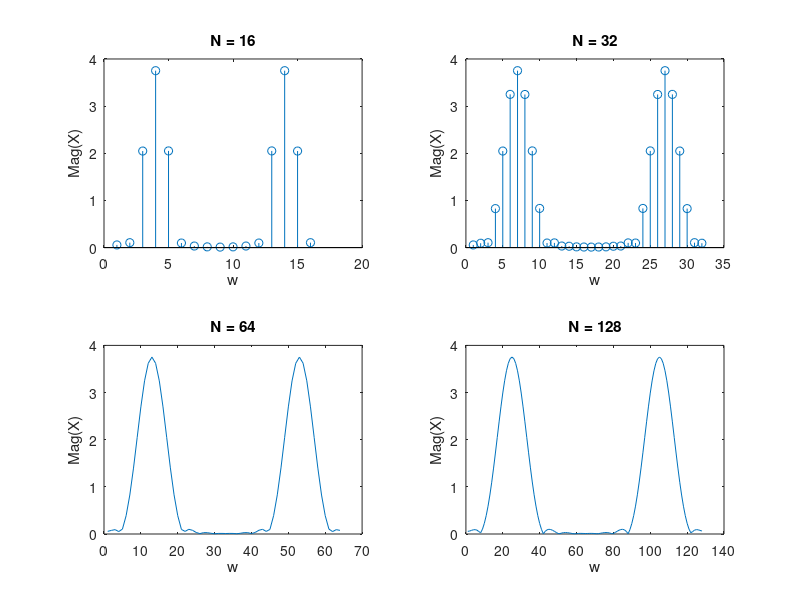

MATLAB code for this plot:
clearvars

f0 = 12;
fs = 64;
L = 16;

w = hann(L);
n = 0:L-1;
p = cos((2*pi*f0*n)/fs);

x = w'.*p;

X1 = fft(x, L);
X2 = fft(x, 2*L);
X3 = fft(x, 4*L);
X4 = fft(x, 8*L);

figure;
subplot(2, 2, 1);
stem(abs(X1));
title("N = 16");
xlabel("w");
ylabel("Mag(X)");
subplot(2, 2, 2);
stem(abs(X2));
title("N = 32");
xlabel("w");
ylabel("Mag(X)");
subplot(2, 2, 3);
plot(abs(X3));
title("N = 64");
xlabel("w");
ylabel("Mag(X)");
subplot(2, 2, 4);
plot(abs(X4));
title("N = 128");
xlabel("w");
ylabel("Mag(X)");